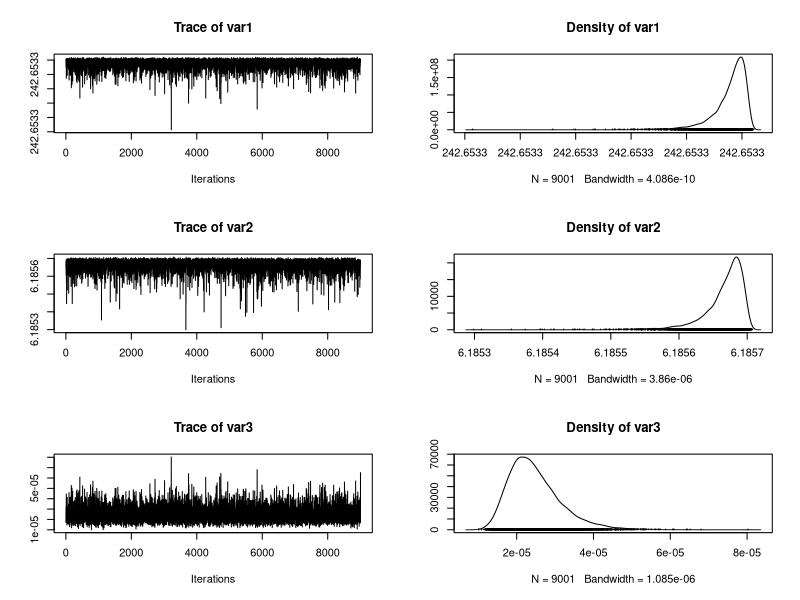
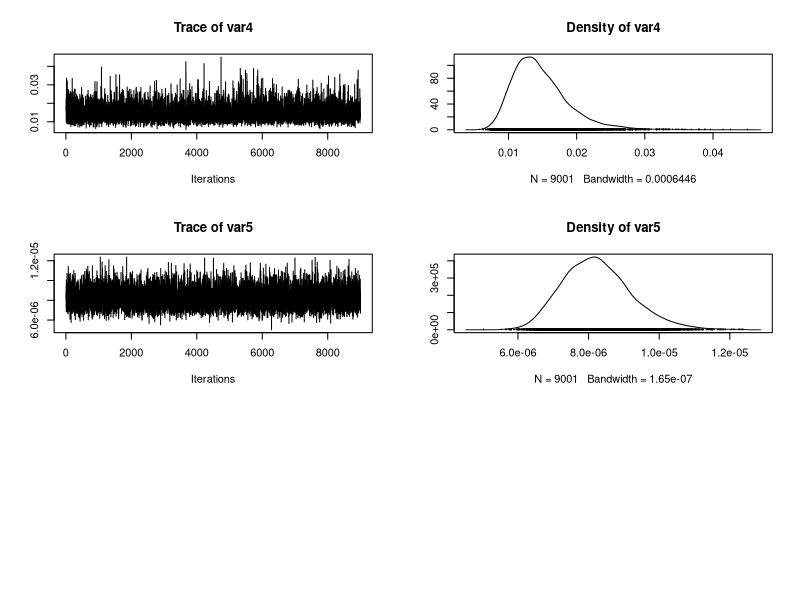

Recreate these plots in R, in order.
# Data
ni = 30 # nombres de lignes (rats)
nj = 5 # nombres de colonnes (jours)

y = structure(c(151, 145, 147, 155, 135, 159, 141, 159, 177, 134, 
                 160, 143, 154, 171, 163, 160, 142, 156, 157, 152, 154, 139, 146, 
                 157, 132, 160, 169, 157, 137, 153, 199, 199, 214, 200, 188, 210, 
                 189, 201, 236, 182, 208, 188, 200, 221, 216, 207, 187, 203, 212, 
                 203, 205, 190, 191, 211, 185, 207, 216, 205, 180, 200, 246, 249, 
                 263, 237, 230, 252, 231, 248, 285, 220, 261, 220, 244, 270, 242, 
                 248, 234, 243, 259, 246, 253, 225, 229, 250, 237, 257, 261, 248, 
                 219, 244, 283, 293, 312, 272, 280, 298, 275, 297, 350, 260, 313, 
                 273, 289, 326, 281, 288, 280, 283, 307, 286, 298, 267, 272, 285, 
                 286, 303, 295, 289, 258, 286, 320, 354, 328, 297, 323, 331, 305, 
                 338, 376, 296, 352, 314, 325, 358, 312, 324, 316, 317, 336, 321, 
                 334, 302, 302, 323, 331, 345, 333, 316, 291, 324), 
              .Dim = c(ni, nj))

colnames(y) = c("Jour 8", "Jour 15", "Jour 22", "Jour 29", "Jour 36")

x = c(8.0, 15.0, 22.0, 29.0, 36.0)
xbar = 22.0

Gibbs = function(nchain, data, prop_sd){
  
  x = c(8.0, 15.0, 22.0, 29.0, 36.0)
  xbar = 22.0
  
  # État initial
  alpha.c = data[1,1]
  beta.c = 0
  alpha.sigma = sd(data[,1])
  beta.sigma = 1
  sigma.c = sd(data)
  
  alpha = rep(mean(data[,1]), ni)
  beta = rep(mean(data[,2])/mean(data[,1]), ni)
  
  init = c(alpha.c, beta.c, alpha.sigma, beta.sigma, sigma.c, alpha, beta)
  
  # Début de la chaîne
  chain = matrix(NA, nchain + 1, 65)
  chain[1,] = init
  for (k in 1:nchain){
    # Mise à jour de alpha.c
    mean = (prop_sd[1]**2 * sum(alpha))/(alpha.sigma**2 + ni * prop_sd[1]**2)
    sd = (prop_sd[1]**2 * alpha.sigma**2)/(alpha.sigma**2 + ni * prop_sd[1]**2)
    
    alpha.c = rnorm(1, mean, sd)
    
    # Mise à jour de beta.c
    mean = (prop_sd[2]**2 * sum(beta))/(beta.sigma**2 + ni * prop_sd[2]**2)
    sd = (prop_sd[2]**2 * beta.sigma**2)/(beta.sigma**2 + ni * prop_sd[2]**2)
    
    beta.c = rnorm(1, mean, sd)
    
    # Mise à jour de alpha.sigma
    a = prop_sd[3] + ni / 2
    b = (2 * prop_sd[4] + sum((alpha - alpha.c)**2))/2
    
    alpha.sigma = 1/rgamma(1, a, 1/b)
    
    # Mise à jour de beta.sigma
    a = prop_sd[5] + ni / 2
    b = (2 * prop_sd[6] + sum((beta - beta.c)**2))/2
      
    beta.sigma = 1/rgamma(1, a, 1/b)
      
    # Mise à jour de sigma.c
    a = prop_sd[7] + ni * nj / 2
    tot = 0
    for (i in 1:ni){
      for (j in 1:nj){
        s = (data[i,j] - alpha[i] - beta[i]*(x[j] - xbar))**2
        tot = tot + s
      }
    }
    b = (2 * prop_sd[8] + tot)/2
    
    sigma.c = 1/rgamma(1, a, 1/b)
    
    # Mise à jour de alpha
    for (i in 1:ni){
      mean = (alpha.c * sigma.c**2 + alpha.sigma**2 * sum(data[i,] - beta[i]*(x - xbar))) / (sigma.c**2 + nj * alpha.sigma**2)
      sd = (alpha.sigma**2 * sigma.c**2) / (sigma.c**2 + nj * alpha.sigma**2)
        
      alpha[i] = rnorm(1, mean, sd)
    }
    
    # Mise à jour de beta
    for (i in 1:ni){
      mean = (beta.c * sigma.c**2 + beta.sigma**2 * sum((x - xbar) * (data[i,] - alpha[i]))) / (sigma.c**2 + sum((x - xbar)**2) * beta.sigma**2)
      sd = (beta.sigma**2 * sigma.c**2) / (sigma.c**2 + sum((x - xbar)**2) * beta.sigma**2)
      
      beta[i] = rnorm(1, mean, sd)
    }
    
    # Mise à jour de la chaîne
    chain[k+1,] = c(alpha.c, beta.c, alpha.sigma, beta.sigma, sigma.c, alpha, beta)
  }
  return(chain)
}

# 
chain = Gibbs(10**4, y, prop_sd = c(1, 1, 0.001, 0.001, 0.001, 0.001, 0.001, 0.001))
summary(chain)

library(coda)
burnin = 1:1000
plot(mcmc(chain[-burnin,])[,1:5])

summary(mcmc(chain[-burnin,]))$statistics[1:5,]

y2 = matrix(NA, ni, nj)
for(i in 1:ni){
  for (j in 1:nj){
    y2[i,j] = rnorm(1, chain[10001,i+5] + chain[10001,i+35] * (x[j] - xbar), chain[10001,5]**2)
  }
}
